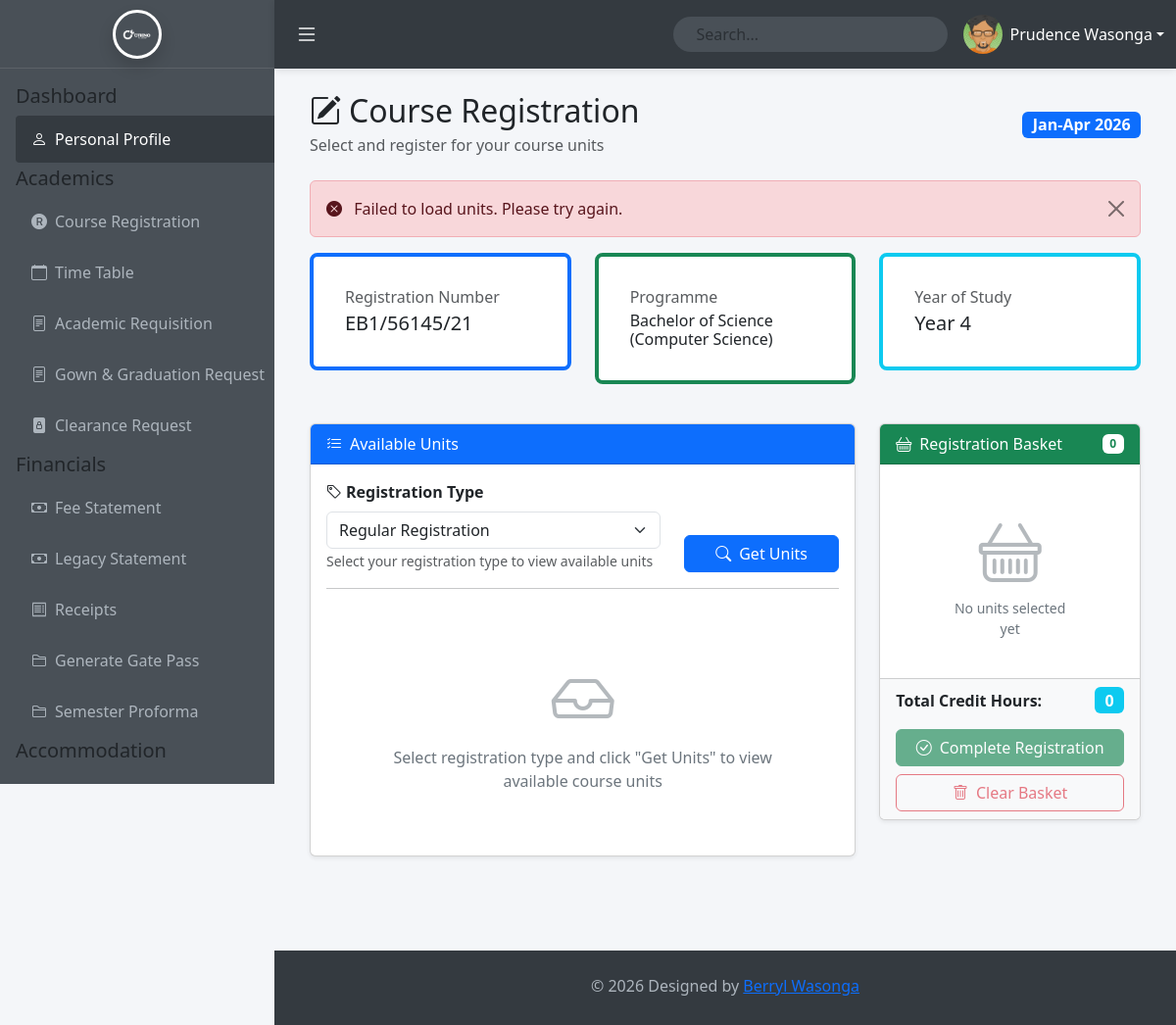
Page /students/course_registration.php (signed in) on the earlier database version.
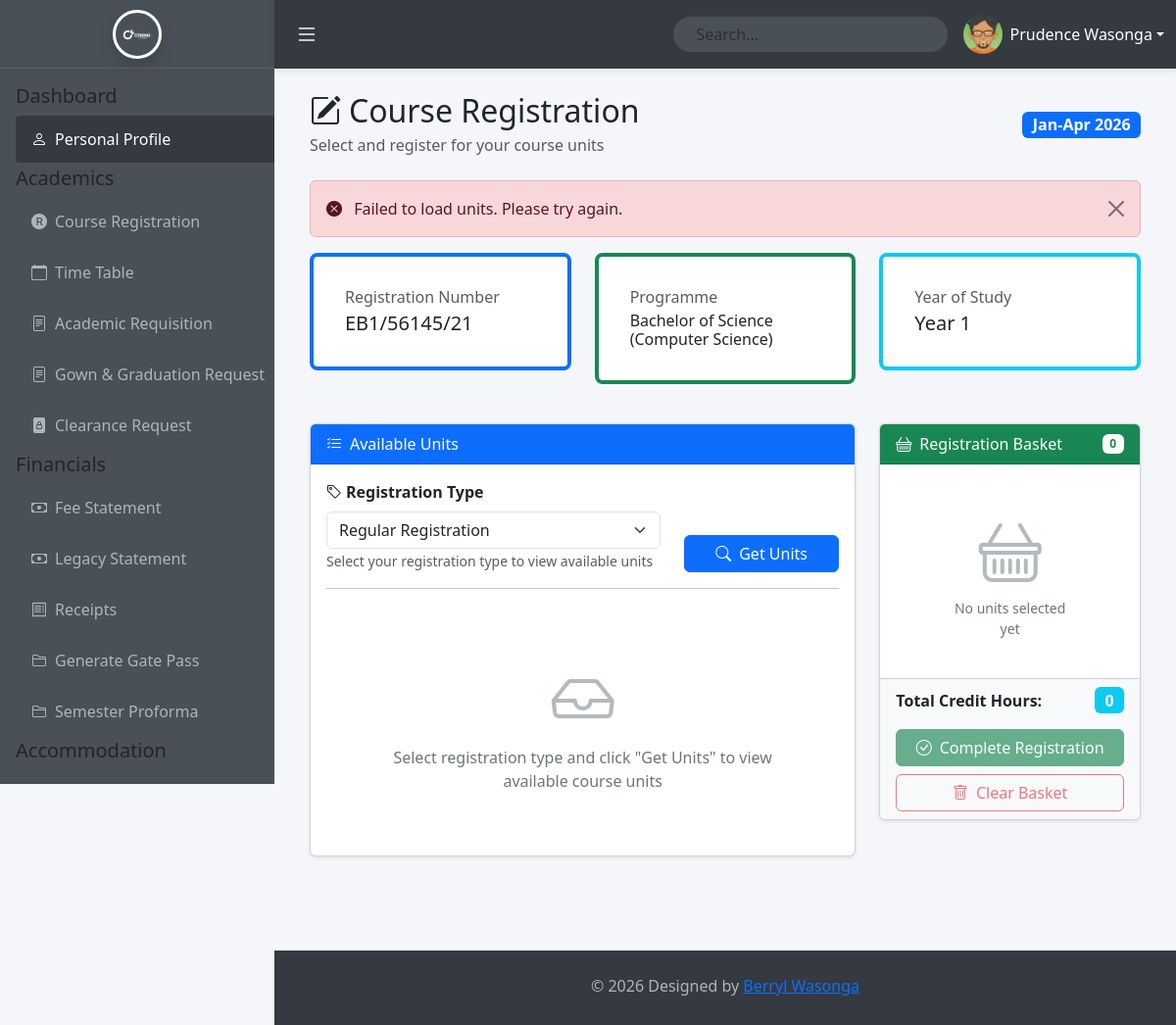
Same page on the later database version.
### tables this page shows
CREATE TABLE `student_academic_info` (
  `id` int(11) NOT NULL AUTO_INCREMENT,
  `user_id` int(11) NOT NULL,
  `current_year_of_study` int(11) NOT NULL DEFAULT 1,
  `current_semester_of_study` int(11) NOT NULL DEFAULT 1,
  `academic_year_id` int(11) DEFAULT NULL,
  `updated_at` timestamp NOT NULL DEFAULT current_timestamp() ON UPDATE current_timestamp(),
  PRIMARY KEY (`id`),
  CONSTRAINT `student_academic_info_ibfk_1` FOREIGN KEY (`user_id`) REFERENCES `users` (`id`) ON DELETE CASCADE,
  CONSTRAINT `student_academic_info_ibfk_2` FOREIGN KEY (`academic_year_id`) REFERENCES `academic_years` (`id`) ON DELETE SET NULL
);

### students/partials/top_navbar.php (called while the page is built, shortened)
<?php
include '../config.php';
$stmt = $conn->prepare("SELECT * FROM users WHERE id = ?");
$stmt->bind_param("i", $_SESSION['user_id']);
$stmt->execute();
$user = $stmt->get_result()->fetch_assoc();
?>

### students/registration_functions.php (called while the page is built, shortened)
<?php
function getStudentAcademicInfo($conn, $user_id) {
    $stmt = $conn->prepare("
        SELECT * FROM student_academic_info
        WHERE user_id = ?
    ");
    $stmt->bind_param("i", $user_id);
    $stmt->execute();
    $result = $stmt->get_result();
    $info = $result->fetch_assoc();
    return $info;
}
?>

### students/course_registration.php (the view, shortened to what the changed rows need)
<?php
include '../config.php';
require_once 'registration_functions.php';
$student_info = getStudentAcademicInfo($conn, $_SESSION['user_id']);
?>
<!DOCTYPE html>
<html lang="en">
<head>
    <link href="https://cdn.jsdelivr.net/npm/bootstrap@5.3.3/dist/css/bootstrap.min.css" rel="stylesheet">
    <link href="https://cdn.jsdelivr.net/npm/bootstrap-icons@1.11.3/font/bootstrap-icons.css" rel="stylesheet">
    <link href="Assets/main.css" rel="stylesheet">
</head>
<body>
    <?php
        include_once 'partials/sidebar.php';
        include_once 'partials/top_navbar.php';
    ?>
    <div class="main-content">
        <div class="container-fluid">
            <div class="row mb-4">
                <div class="col-12">
                    <div class="d-flex justify-content-between align-items-center">
                        <div>
                            <h2 class="mb-1"><i class="bi bi-pencil-square me-2"></i>Course Registration</h2>
                        </div>
                    </div>
                </div>
            </div>
            <?php if (isset($error_message)): ?>
            <div class="alert alert-danger alert-dismissible fade show">
                <i class="bi bi-exclamation-triangle-fill me-2"></i>
                <?php echo $error_message; ?>
                <button type="button" class="btn-close" data-bs-dismiss="alert"></button>
            </div>
            <?php else: ?>
            <div id="alertContainer"></div>
            <div class="row mb-4">
                <div class="col-md-4">
                    <div class="card stat-card border-start border-primary border-4">
                        <div class="card-body">
                            <h6 class="text-muted mb-1">Registration Number</h6>
                            <h5 class="mb-0"><?php echo htmlspecialchars($user['reg_no'] ?? 'N/A'); ?></h5>
                        </div>
                    </div>
                </div>
                <div class="col-md-4">
                    <div class="card stat-card border-start border-success border-4">
                        <div class="card-body">
                            <h6 class="text-muted mb-1">Programme</h6>
                            <h6 class="mb-0"><?php echo htmlspecialchars($user['programme'] ?? 'N/A'); ?></h6>
                        </div>
                    </div>
                </div>
                <div class="col-md-4">
                    <div class="card stat-card border-start border-info border-4">
                        <div class="card-body">
                            <h6 class="text-muted mb-1">Year of Study</h6>
                            <h5 class="mb-0">Year <?php echo $student_info['current_year_of_study'] ?? 1; ?></h5>
                        </div>
                    </div>
                </div>
            </div>
            <div class="row">
                <div class="col-lg-8 mb-4">
                    <div class="card shadow-sm">
                        <div class="card-header bg-primary text-white">
                            <i class="bi bi-list-check me-2"></i>Available Units
                        </div>
                        <div class="card-body">
                            <div class="row mb-3">
                                <div class="col-md-8">
                                    <label for="registrationType" class="form-label fw-bold">
                                        <i class="bi bi-tag me-1"></i>Registration Type
                                    </label>
                                    <select class="form-select" id="registrationType">
                                        <option value="regular">Regular Registration</option>
                                    </select>
                                    <small class="text-muted">Select your registration type to view available units</small>
                                </div>
                                <div class="col-md-4 d-flex align-items-end">
                                    <button type="button" class="btn btn-primary w-100" id="getUnitsBtn" disabled>
                                        <i class="bi bi-search me-2"></i>Get Units
                                    </button>
                                </div>
                            </div>
                            <hr>
                            <div id="unitsContainer">
                                <div class="empty-state">
                                    <i class="bi bi-inbox"></i>
                                    <p class="mb-0">Select registration type and click "Get Units" to view available course units</p>
                                </div>
                            </div>
                        </div>
                    </div>
                </div>
                <div class="col-lg-4 mb-4">
                    <div class="card shadow-sm sticky-top" style="top: 80px;">
                        <div class="card-header bg-success text-white d-flex justify-content-between align-items-center">
                            <span><i class="bi bi-basket me-2"></i>Registration Basket</span>
                            <span class="badge bg-white text-success" id="basketCount">0</span>
                        </div>
                        <div class="card-body" style="max-height: 400px; overflow-y: auto;">
                            <div id="basketContainer">
                                <div class="empty-state py-4">
                                    <i class="bi bi-basket"></i>
                                    <p class="small mb-0">No units selected yet</p>
                                </div>
                            </div>
                        </div>
                        <div class="card-footer bg-light">
                            <div class="d-flex justify-content-between align-items-center mb-3">
                                <strong>Total Credit Hours:</strong>
                                <span class="badge bg-info fs-6" id="totalCredits">0</span>
                            </div>
                            <button type="button" class="btn btn-success w-100 mb-2" id="completeRegistrationBtn" disabled>
                                <i class="bi bi-check-circle me-2"></i>Complete Registration
                            </button>
                            <button type="button" class="btn btn-outline-danger w-100" id="clearBasketBtn" disabled>
                                <i class="bi bi-trash me-2"></i>Clear Basket
                            </button>
                        </div>
                    </div>
                </div>
            </div>
            <?php endif; ?>
        </div>
    </div>
</body>
</html>

Differences in the rows shown:
removed student_academic_info: current_year_of_study "4"
Other differences:
$student_info['current_year_of_study']: (not shown) → "1"
